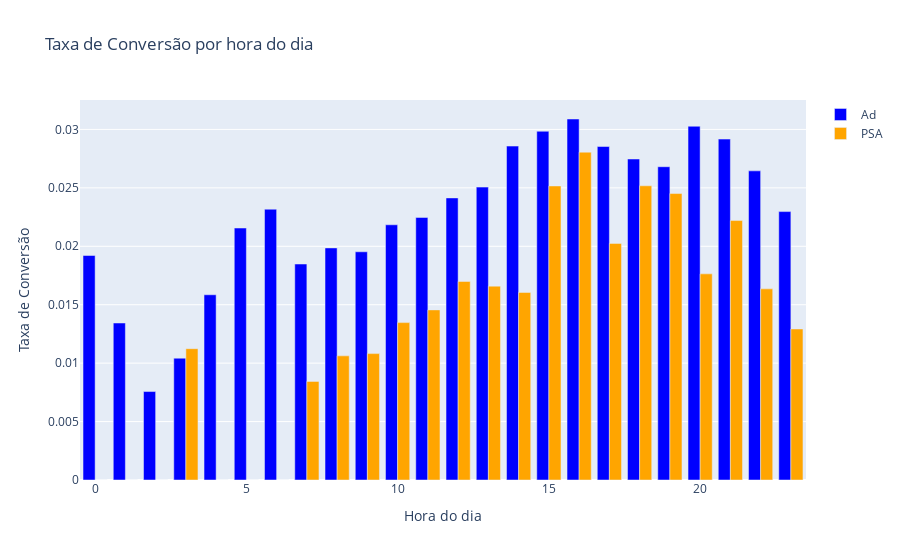

The notebook cell saved with this chart:
### Code cell
# Gráfico com a taxa de conversão por hora do dia agrupado por grupo de teste

fig = go.Figure()
fig.add_trace(go.Bar(x=conversion_by_hour.index,
                     y=conversion_by_hour['ad'],
                     name='Ad',
                     marker_color='blue'))


fig.add_trace(go.Bar(x=conversion_by_hour.index,
                     y=conversion_by_hour['psa'],
                     name='PSA',
                     marker_color='orange'))


fig.update_layout(title="Taxa de Conversão por hora do dia",
                  xaxis_title="Hora do dia",
                  yaxis_title="Taxa de Conversão",
                  barmode='group')

fig.show()

### Figure 1 — Plotly figure (JSON) as saved in the notebook; plotly's stock layout.template omitted (floating-point values rounded to 4 significant figures)
{"data": [{"marker": {"color": "blue"}, "name": "Ad", "type": "bar", "x": [16, 20, 15, 21, 14, 17, 18, 19, 22, 13, 12, 6, 23, 11, 10, 5, 8, 9, 0, 7, 4, 1, 3, 2], "y": [0.03089, 0.03027, 0.02984, 0.02917, 0.02858, 0.02854, 0.02747, 0.02681, 0.02646, 0.02506, 0.02414, 0.02317, 0.02297, 0.02247, 0.02184, 0.02156, 0.01986, 0.01953, 0.01921, 0.01848, 0.01585, 0.01343, 0.01042, 0.00757]}, {"marker": {"color": "orange"}, "name": "PSA", "type": "bar", "x": [16, 20, 15, 21, 14, 17, 18, 19, 22, 13, 12, 6, 23, 11, 10, 5, 8, 9, 0, 7, 4, 1, 3, 2], "y": [0.02805, 0.01764, 0.02516, 0.0222, 0.01605, 0.02025, 0.02518, 0.02451, 0.01636, 0.01659, 0.01699, 0, 0.01292, 0.01456, 0.01347, 0, 0.01062, 0.01082, 0, 0.008439, 0, 0, 0.01124, 0]}], "layout": {"barmode": "group", "title": {"text": "Taxa de Conversão por hora do dia"}, "xaxis": {"title": {"text": "Hora do dia"}}, "yaxis": {"title": {"text": "Taxa de Conversão"}}}}
